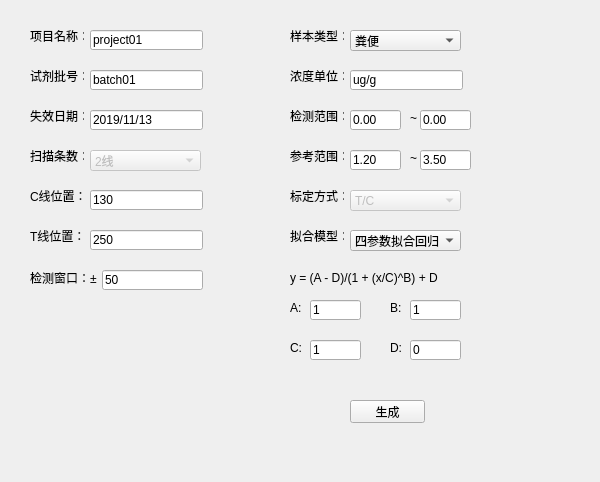
<?xml version="1.0" encoding="UTF-8"?>
<ui version="4.0">
 <class>ParaQRGeneratorClass</class>
 <widget class="QMainWindow" name="ParaQRGeneratorClass">
  <property name="geometry">
   <rect>
    <x>0</x>
    <y>0</y>
    <width>600</width>
    <height>482</height>
   </rect>
  </property>
  <property name="windowTitle">
   <string>ParaQRGenerator</string>
  </property>
  <widget class="QWidget" name="centralWidget">
   <widget class="QPushButton" name="btnGen">
    <property name="geometry">
     <rect>
      <x>350</x>
      <y>400</y>
      <width>75</width>
      <height>23</height>
     </rect>
    </property>
    <property name="text">
     <string>生成</string>
    </property>
   </widget>
   <widget class="QLineEdit" name="leProjectName">
    <property name="geometry">
     <rect>
      <x>90</x>
      <y>30</y>
      <width>113</width>
      <height>20</height>
     </rect>
    </property>
    <property name="text">
     <string>project01</string>
    </property>
   </widget>
   <widget class="QLabel" name="label">
    <property name="geometry">
     <rect>
      <x>30</x>
      <y>30</y>
      <width>54</width>
      <height>12</height>
     </rect>
    </property>
    <property name="text">
     <string>项目名称：</string>
    </property>
   </widget>
   <widget class="QLineEdit" name="leBatchNumber">
    <property name="geometry">
     <rect>
      <x>90</x>
      <y>70</y>
      <width>113</width>
      <height>20</height>
     </rect>
    </property>
    <property name="text">
     <string>batch01</string>
    </property>
   </widget>
   <widget class="QLabel" name="label_2">
    <property name="geometry">
     <rect>
      <x>30</x>
      <y>70</y>
      <width>54</width>
      <height>12</height>
     </rect>
    </property>
    <property name="text">
     <string>试剂批号：</string>
    </property>
   </widget>
   <widget class="QLabel" name="label_3">
    <property name="geometry">
     <rect>
      <x>30</x>
      <y>110</y>
      <width>54</width>
      <height>12</height>
     </rect>
    </property>
    <property name="text">
     <string>失效日期：</string>
    </property>
   </widget>
   <widget class="QLineEdit" name="leInvalidData">
    <property name="geometry">
     <rect>
      <x>90</x>
      <y>110</y>
      <width>113</width>
      <height>20</height>
     </rect>
    </property>
    <property name="text">
     <string>2019/11/13</string>
    </property>
   </widget>
   <widget class="QLabel" name="label_4">
    <property name="geometry">
     <rect>
      <x>30</x>
      <y>150</y>
      <width>54</width>
      <height>12</height>
     </rect>
    </property>
    <property name="text">
     <string>扫描条数：</string>
    </property>
   </widget>
   <widget class="QLabel" name="label_5">
    <property name="geometry">
     <rect>
      <x>30</x>
      <y>190</y>
      <width>54</width>
      <height>12</height>
     </rect>
    </property>
    <property name="text">
     <string>C线位置：</string>
    </property>
   </widget>
   <widget class="QLineEdit" name="leCLinePosition">
    <property name="geometry">
     <rect>
      <x>90</x>
      <y>190</y>
      <width>113</width>
      <height>20</height>
     </rect>
    </property>
    <property name="text">
     <string>130</string>
    </property>
   </widget>
   <widget class="QLabel" name="label_6">
    <property name="geometry">
     <rect>
      <x>30</x>
      <y>230</y>
      <width>54</width>
      <height>12</height>
     </rect>
    </property>
    <property name="text">
     <string>T线位置：</string>
    </property>
   </widget>
   <widget class="QLineEdit" name="leTLinePosition">
    <property name="geometry">
     <rect>
      <x>90</x>
      <y>230</y>
      <width>113</width>
      <height>20</height>
     </rect>
    </property>
    <property name="text">
     <string>250</string>
    </property>
   </widget>
   <widget class="QLabel" name="label_7">
    <property name="geometry">
     <rect>
      <x>290</x>
      <y>30</y>
      <width>54</width>
      <height>12</height>
     </rect>
    </property>
    <property name="text">
     <string>样本类型：</string>
    </property>
   </widget>
   <widget class="QLabel" name="label_8">
    <property name="geometry">
     <rect>
      <x>290</x>
      <y>70</y>
      <width>54</width>
      <height>12</height>
     </rect>
    </property>
    <property name="text">
     <string>浓度单位：</string>
    </property>
   </widget>
   <widget class="QLineEdit" name="leConcentrationUnit">
    <property name="geometry">
     <rect>
      <x>350</x>
      <y>70</y>
      <width>113</width>
      <height>20</height>
     </rect>
    </property>
    <property name="text">
     <string>ug/g</string>
    </property>
   </widget>
   <widget class="QLabel" name="label_9">
    <property name="geometry">
     <rect>
      <x>290</x>
      <y>110</y>
      <width>54</width>
      <height>12</height>
     </rect>
    </property>
    <property name="text">
     <string>检测范围：</string>
    </property>
   </widget>
   <widget class="QLineEdit" name="leDetectionRangeLow">
    <property name="geometry">
     <rect>
      <x>350</x>
      <y>110</y>
      <width>51</width>
      <height>20</height>
     </rect>
    </property>
    <property name="text">
     <string>0.00</string>
    </property>
   </widget>
   <widget class="QLabel" name="label_10">
    <property name="geometry">
     <rect>
      <x>290</x>
      <y>150</y>
      <width>54</width>
      <height>12</height>
     </rect>
    </property>
    <property name="text">
     <string>参考范围：</string>
    </property>
   </widget>
   <widget class="QLabel" name="label_11">
    <property name="geometry">
     <rect>
      <x>290</x>
      <y>230</y>
      <width>54</width>
      <height>12</height>
     </rect>
    </property>
    <property name="text">
     <string>拟合模型：</string>
    </property>
   </widget>
   <widget class="QComboBox" name="cbFittingModel">
    <property name="geometry">
     <rect>
      <x>350</x>
      <y>230</y>
      <width>111</width>
      <height>21</height>
     </rect>
    </property>
    <property name="editable">
     <bool>false</bool>
    </property>
    <property name="currentText">
     <string>四参数拟合回归</string>
    </property>
    <property name="currentIndex">
     <number>4</number>
    </property>
    <property name="maxVisibleItems">
     <number>10</number>
    </property>
    <item>
     <property name="text">
      <string>直线</string>
     </property>
    </item>
    <item>
     <property name="text">
      <string>二次多项式</string>
     </property>
    </item>
    <item>
     <property name="text">
      <string>三次多项式</string>
     </property>
    </item>
    <item>
     <property name="text">
      <string>Logit-log直线回归</string>
     </property>
    </item>
    <item>
     <property name="text">
      <string>四参数拟合回归</string>
     </property>
    </item>
    <item>
     <property name="text">
      <string>三次样条插值</string>
     </property>
    </item>
    <item>
     <property name="text">
      <string/>
     </property>
    </item>
   </widget>
   <widget class="QLabel" name="label_12">
    <property name="geometry">
     <rect>
      <x>410</x>
      <y>110</y>
      <width>16</width>
      <height>16</height>
     </rect>
    </property>
    <property name="text">
     <string>~</string>
    </property>
   </widget>
   <widget class="QLineEdit" name="leDetectionRangeHigh">
    <property name="geometry">
     <rect>
      <x>420</x>
      <y>110</y>
      <width>51</width>
      <height>20</height>
     </rect>
    </property>
    <property name="text">
     <string>0.00</string>
    </property>
   </widget>
   <widget class="QLineEdit" name="leReferenceRangeHigh">
    <property name="geometry">
     <rect>
      <x>420</x>
      <y>150</y>
      <width>51</width>
      <height>20</height>
     </rect>
    </property>
    <property name="text">
     <string>3.50</string>
    </property>
   </widget>
   <widget class="QLineEdit" name="leReferenceRangeLow">
    <property name="geometry">
     <rect>
      <x>350</x>
      <y>150</y>
      <width>51</width>
      <height>20</height>
     </rect>
    </property>
    <property name="text">
     <string>1.20</string>
    </property>
   </widget>
   <widget class="QLabel" name="label_13">
    <property name="geometry">
     <rect>
      <x>410</x>
      <y>150</y>
      <width>16</width>
      <height>16</height>
     </rect>
    </property>
    <property name="text">
     <string>~</string>
    </property>
   </widget>
   <widget class="QComboBox" name="cbSampleType">
    <property name="geometry">
     <rect>
      <x>350</x>
      <y>30</y>
      <width>111</width>
      <height>21</height>
     </rect>
    </property>
    <property name="editable">
     <bool>false</bool>
    </property>
    <property name="currentText">
     <string>粪便</string>
    </property>
    <property name="currentIndex">
     <number>3</number>
    </property>
    <property name="maxVisibleItems">
     <number>10</number>
    </property>
    <item>
     <property name="text">
      <string>血清</string>
     </property>
    </item>
    <item>
     <property name="text">
      <string>血浆</string>
     </property>
    </item>
    <item>
     <property name="text">
      <string>全血</string>
     </property>
    </item>
    <item>
     <property name="text">
      <string>粪便</string>
     </property>
    </item>
    <item>
     <property name="text">
      <string>尿液</string>
     </property>
    </item>
    <item>
     <property name="text">
      <string>其他</string>
     </property>
    </item>
   </widget>
   <widget class="QComboBox" name="cbScanLineNum">
    <property name="enabled">
     <bool>false</bool>
    </property>
    <property name="geometry">
     <rect>
      <x>90</x>
      <y>150</y>
      <width>111</width>
      <height>21</height>
     </rect>
    </property>
    <property name="editable">
     <bool>false</bool>
    </property>
    <property name="currentText">
     <string>2线</string>
    </property>
    <property name="currentIndex">
     <number>0</number>
    </property>
    <property name="maxVisibleItems">
     <number>10</number>
    </property>
    <item>
     <property name="text">
      <string>2线</string>
     </property>
    </item>
    <item>
     <property name="text">
      <string>3线</string>
     </property>
    </item>
    <item>
     <property name="text">
      <string>4线</string>
     </property>
    </item>
   </widget>
   <widget class="QComboBox" name="cbFittingType">
    <property name="enabled">
     <bool>false</bool>
    </property>
    <property name="geometry">
     <rect>
      <x>350</x>
      <y>190</y>
      <width>111</width>
      <height>21</height>
     </rect>
    </property>
    <property name="editable">
     <bool>false</bool>
    </property>
    <property name="currentText">
     <string>T/C</string>
    </property>
    <property name="currentIndex">
     <number>1</number>
    </property>
    <property name="maxVisibleItems">
     <number>10</number>
    </property>
    <item>
     <property name="text">
      <string>T</string>
     </property>
    </item>
    <item>
     <property name="text">
      <string>T/C</string>
     </property>
    </item>
    <item>
     <property name="text">
      <string>T/(T+C)</string>
     </property>
    </item>
   </widget>
   <widget class="QLabel" name="label_14">
    <property name="geometry">
     <rect>
      <x>290</x>
      <y>190</y>
      <width>54</width>
      <height>12</height>
     </rect>
    </property>
    <property name="text">
     <string>标定方式：</string>
    </property>
   </widget>
   <widget class="QLineEdit" name="leParameter1">
    <property name="geometry">
     <rect>
      <x>310</x>
      <y>300</y>
      <width>51</width>
      <height>20</height>
     </rect>
    </property>
    <property name="text">
     <string>1</string>
    </property>
   </widget>
   <widget class="QLineEdit" name="leParameter2">
    <property name="geometry">
     <rect>
      <x>410</x>
      <y>300</y>
      <width>51</width>
      <height>20</height>
     </rect>
    </property>
    <property name="text">
     <string>1</string>
    </property>
   </widget>
   <widget class="QLineEdit" name="leParameter3">
    <property name="geometry">
     <rect>
      <x>310</x>
      <y>340</y>
      <width>51</width>
      <height>20</height>
     </rect>
    </property>
    <property name="text">
     <string>1</string>
    </property>
   </widget>
   <widget class="QLineEdit" name="leParameter4">
    <property name="geometry">
     <rect>
      <x>410</x>
      <y>340</y>
      <width>51</width>
      <height>20</height>
     </rect>
    </property>
    <property name="text">
     <string>0</string>
    </property>
   </widget>
   <widget class="QLabel" name="lbFormula">
    <property name="geometry">
     <rect>
      <x>290</x>
      <y>270</y>
      <width>181</width>
      <height>16</height>
     </rect>
    </property>
    <property name="text">
     <string>y = (A - D)/(1 + (x/C)^B) + D</string>
    </property>
   </widget>
   <widget class="QLabel" name="lbParameter1">
    <property name="geometry">
     <rect>
      <x>290</x>
      <y>300</y>
      <width>21</width>
      <height>16</height>
     </rect>
    </property>
    <property name="text">
     <string>A:</string>
    </property>
   </widget>
   <widget class="QLabel" name="lbParameter2">
    <property name="geometry">
     <rect>
      <x>390</x>
      <y>300</y>
      <width>21</width>
      <height>16</height>
     </rect>
    </property>
    <property name="text">
     <string>B:</string>
    </property>
   </widget>
   <widget class="QLabel" name="lbParameter3">
    <property name="geometry">
     <rect>
      <x>290</x>
      <y>340</y>
      <width>21</width>
      <height>16</height>
     </rect>
    </property>
    <property name="text">
     <string>C:</string>
    </property>
   </widget>
   <widget class="QLabel" name="lbParameter4">
    <property name="geometry">
     <rect>
      <x>390</x>
      <y>340</y>
      <width>21</width>
      <height>16</height>
     </rect>
    </property>
    <property name="text">
     <string>D:</string>
    </property>
   </widget>
   <widget class="QLineEdit" name="leCheckWindow">
    <property name="geometry">
     <rect>
      <x>102</x>
      <y>270</y>
      <width>101</width>
      <height>20</height>
     </rect>
    </property>
    <property name="text">
     <string>50</string>
    </property>
   </widget>
   <widget class="QLabel" name="label_15">
    <property name="geometry">
     <rect>
      <x>30</x>
      <y>270</y>
      <width>71</width>
      <height>16</height>
     </rect>
    </property>
    <property name="text">
     <string>检测窗口：±</string>
    </property>
   </widget>
  </widget>
 </widget>
 <layoutdefault spacing="6" margin="11"/>
 <resources>
  <include location="ParaQRGenerator.qrc"/>
 </resources>
 <connections/>
</ui>
